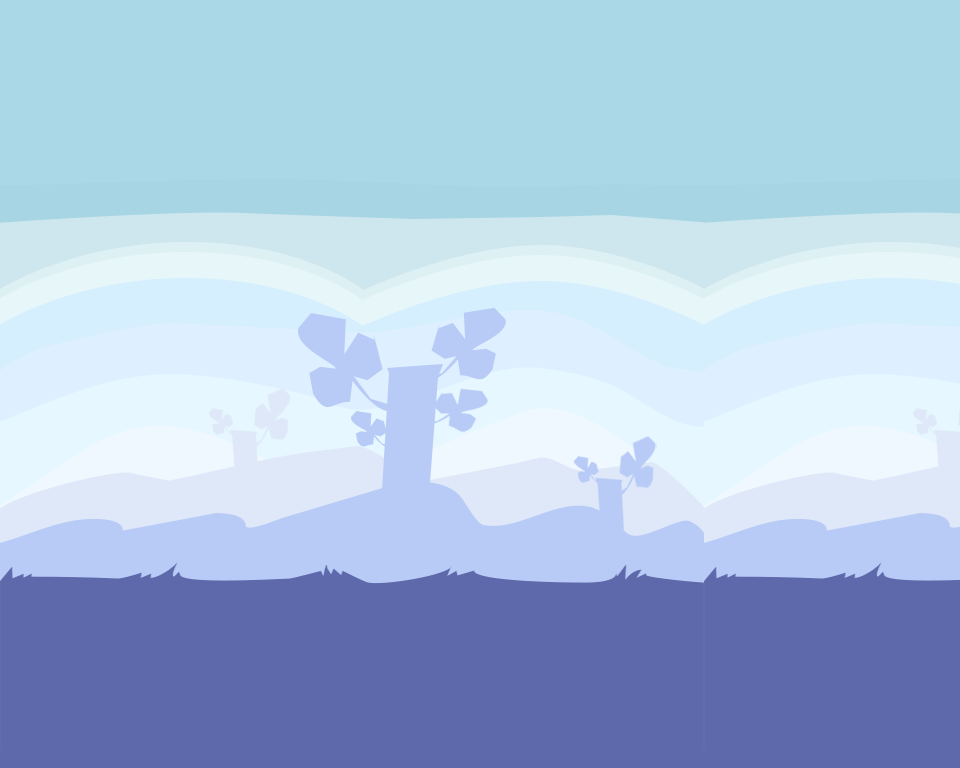

A 2D game scene composited from a Tiled map and its tileset images. What follows is a short description and the map's XML, with each tile layer's data collapsed to a summary:
An orthogonal 30x24 tile map with 32x32 px tiles, 3 tile layers (Background, Wall, joker) and 37 objects.

<map version="1.0" orientation="orthogonal" width="30" height="24" tilewidth="32" tileheight="32">
 <tileset firstgid="1" name="tilemap5.5" tilewidth="32" tileheight="32">
  <image source="tilemap5.5.png" width="832" height="768" />
 </tileset>
 <layer name="Background" width="30" height="24">
  <data>[720 cells, 720 non-empty, 506 distinct tile ids]</data>
 </layer>
 <layer name="Wall" width="30" height="24">
  <data>[720 cells, 0 non-empty, 0 distinct tile ids]</data>
 </layer>
 <objectgroup name="Collision" width="30" height="24">
  <object x="2" y="610" width="59" height="59" />
  <object x="66" y="610" width="59" height="59" />
  <object x="130" y="610" width="59" height="59" />
  <object x="194" y="610" width="59" height="59" />
  <object x="258" y="610" width="59" height="59" />
  <object x="322" y="610" width="59" height="59" />
  <object x="450" y="610" width="59" height="59" />
  <object x="386" y="610" width="59" height="59" />
  <object x="834" y="610" width="59" height="59" />
  <object x="898" y="610" width="59" height="59" />
  <object x="514" y="610" width="59" height="59" />
  <object x="578" y="610" width="59" height="59" />
  <object x="706" y="610" width="59" height="59" />
  <object x="642" y="610" width="59" height="59" />
  <object x="770" y="610" width="59" height="59" />
  <object x="322" y="354" width="59" height="59" />
  <object x="386" y="354" width="59" height="59" />
  <object x="2" y="354" width="59" height="59" />
  <object x="706" y="354" width="59" height="59" />
  <object x="898" y="354" width="59" height="59" />
  <object x="450" y="354" width="59" height="59" />
  <object x="770" y="354" width="59" height="59" />
  <object x="834" y="354" width="59" height="59" />
  <object x="66" y="354" width="59" height="59" />
  <object x="194" y="354" width="59" height="59" />
  <object x="130" y="354" width="59" height="59" />
  <object x="642" y="354" width="59" height="59" />
  <object x="578" y="354" width="59" height="59" />
  <object x="514" y="354" width="59" height="59" />
  <object x="258" y="354" width="59" height="59" />
 </objectgroup>
 <objectgroup name="collision2" width="30" height="24" />
 <objectgroup name="collision3" width="30" height="24" />
 <objectgroup name="Coin" width="30" height="24">
  <object x="255" y="542" />
  <object x="383" y="541" />
  <object x="512" y="541" />
  <object x="639" y="541" />
  <object x="769" y="540" />
  <object x="832" y="479" />
 </objectgroup>
 <objectgroup name="Coin1" width="30" height="24">
  <object x="928" y="445" />
 </objectgroup>
 <objectgroup name="Coin2" width="30" height="24" />
 <objectgroup name="Coin3" width="30" height="24" />
 <layer name="joker" width="30" height="24">
  <data>[720 cells, 0 non-empty, 0 distinct tile ids]</data>
 </layer>
</map>
